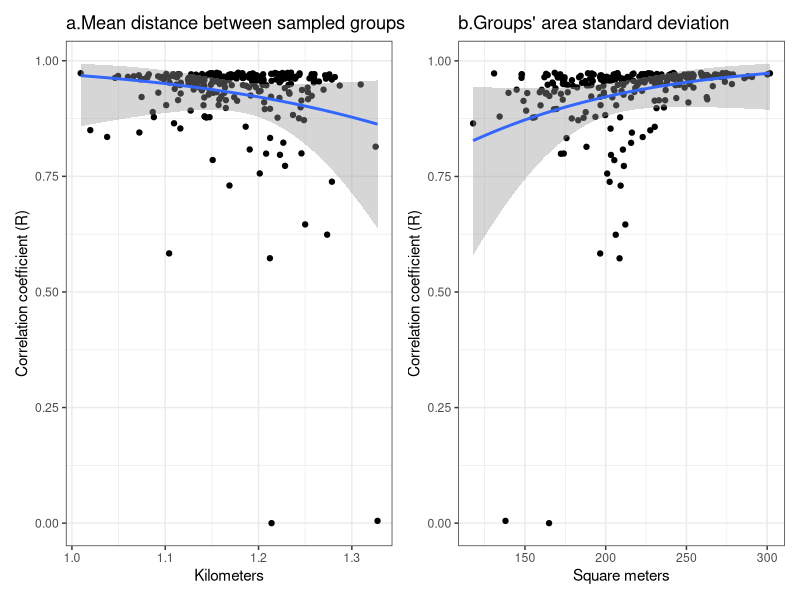

Write the R code that produced this figure. (Note: this script raises an error after producing the figure.)

library(ggplot2)
library(patchwork)
library(mgcv)
library(plyr)
library(dplyr)
library(mgcv)
library(reshape2)
library(matrixStats)
cp<-read.csv("chinstrap_area.csv")
cpm<-ddply(cp,("OBJECTID"),summarise,
           nests=length(AreaM2),
           areaM2=max(AreaM2),
           Longitude=mean(X),
           Latitude=mean(Y))

# Set the number of iterations for the loop
num_iterations <- 250

# Create an empty list to store predicted counts for each iteration
predicted_counts_list <- vector("list", length = num_iterations)
sampled_list<-vector("list", length = num_iterations)
distance_df<-data.frame(Iteration = numeric(num_iterations), 
                        mean_distance = numeric(num_iterations),
                        sd_area=numeric(num_iterations))

# Loop through iterations
for (i in 1:num_iterations) {
  # Sample 100 rows randomly from cpm
  sampled_data <- cpm[sample(nrow(cpm), 100), ]
  sampled_list[[i]]<-sampled_data
  
  # Calculate the mean distance (you can replace this with your aggregation measure)
  # For example, if you have Latitude and Longitude columns in 'sampled_data'
  mean_distance <- mean(sqrt((sampled_data$Longitude - mean(sampled_data$Longitude))^2 +
                               (sampled_data$Latitude - mean(sampled_data$Latitude))^2))
  sd_area<-sd(sampled_data$areaM2)
  distance_df[i, "Iteration"] <- i
  distance_df[i, "mean_distance"] <- mean_distance
    distance_df[i, "sd_area"] <- sd_area
  
  # Fit a GAM model
  gam_model <- gam(nests ~ s(areaM2), data = sampled_data)
  
  # Predict using the GAM model
  predicted_counts <- predict.gam(gam_model, newdata = cpm, type = "response")
  
  # Store the predicted counts in the list
  predicted_counts_list[[i]] <- predicted_counts
}

correlation_df <- data.frame(Iteration = numeric(num_iterations), Correlation = numeric(num_iterations))
# Print the correlation values and predicted counts for each iteration
for (i in 1:num_iterations) {
  correlation_result <- cor.test(cpm$nests, predicted_counts_list[[i]])
  cat("Iteration", i, ": Correlation =", correlation_result$estimate, "\n")
  # Store iteration and correlation value in the data frame
  correlation_df[i, "Iteration"] <- i
  correlation_df[i, "Correlation"] <- correlation_result$estimate
  
  # You can also print or manipulate the predicted counts for each iteration here
  # predicted_counts_iteration <- predicted_counts_list[[i]]
  # print(predicted_counts_iteration)
}


correlation_df$distance<-distance_df$mean_distance
correlation_df$sd_area<-distance_df$sd_area

summary(correlation_df$Correlation)
correlation_df$R<-ifelse(correlation_df$Correlation<0,0,correlation_df$Correlation)


(ggplot(correlation_df,aes(distance*111,R))+geom_point()+
  ggtitle(label="a.Mean distance between sampled groups")+xlab("Kilometers")+
    ylab("Correlation coefficient (R)")+
    stat_smooth(method="glm",
      method.args=list(family="binomial"))+
  theme_bw())|

(ggplot(correlation_df,aes(sd_area,R))+geom_point()+
    ggtitle(label="b.Groups' area standard deviation")+xlab("Square meters")+
   ylab("Correlation coefficient (R)")+
   geom_smooth(method="glm",
               method.args=list(family="binomial"))+
    theme_bw())


### subset

hc<-subset(correlation_df,sd_area>250)

head(hc)
hcl<-hc$Iteration


hpc<-predicted_counts_list[hcl] # subset only iterations with higher area variability

hpc.df<-data.frame(hpc)

head(hpc.df)

rm<-data.frame(mean=rowMeans(hpc.df),sd=rowSds(as.matrix(hpc.df)))

rmc<-data.frame(colsize=colSums(hpc.df))

mean(rmc$colsize)

sd(rmc$colsize)

col.obs<-sum(cpm$nests)



ggplot(df,aes(nests,mean))+
  geom_errorbar(aes(ymin=mean-sd,ymax=mean+sd))+
  geom_point()+geom_smooth()+theme_bw()+
  xlab("Observed number of nests")+
  ylab("Predicted number of nests")+xlim(0,1000)+
  ggtitle(label="a. Nests on breeding groups")+

ggplot(rmc,aes(colsize))+geom_histogram(aes(y =..density..), 
                                        colour = "black", 
                                        fill = "grey50")+
  stat_function(fun = dnorm, 
                args = list(mean = mean(rmc$colsize), sd = sd(rmc$colsize)),
                colour="blue",linewidth=1)+
  theme_bw()+geom_vline(xintercept = col.obs,linetype="dashed",colour="red2",
                        linewidth=1)+
  xlab("Sum of number of nests")+
  ggtitle(label="b. Colony size")
  

t.test(rmc$colsize, mu = col.obs, alternative = "two.sided")



df<-cbind(cpm,rm)
head(df)


